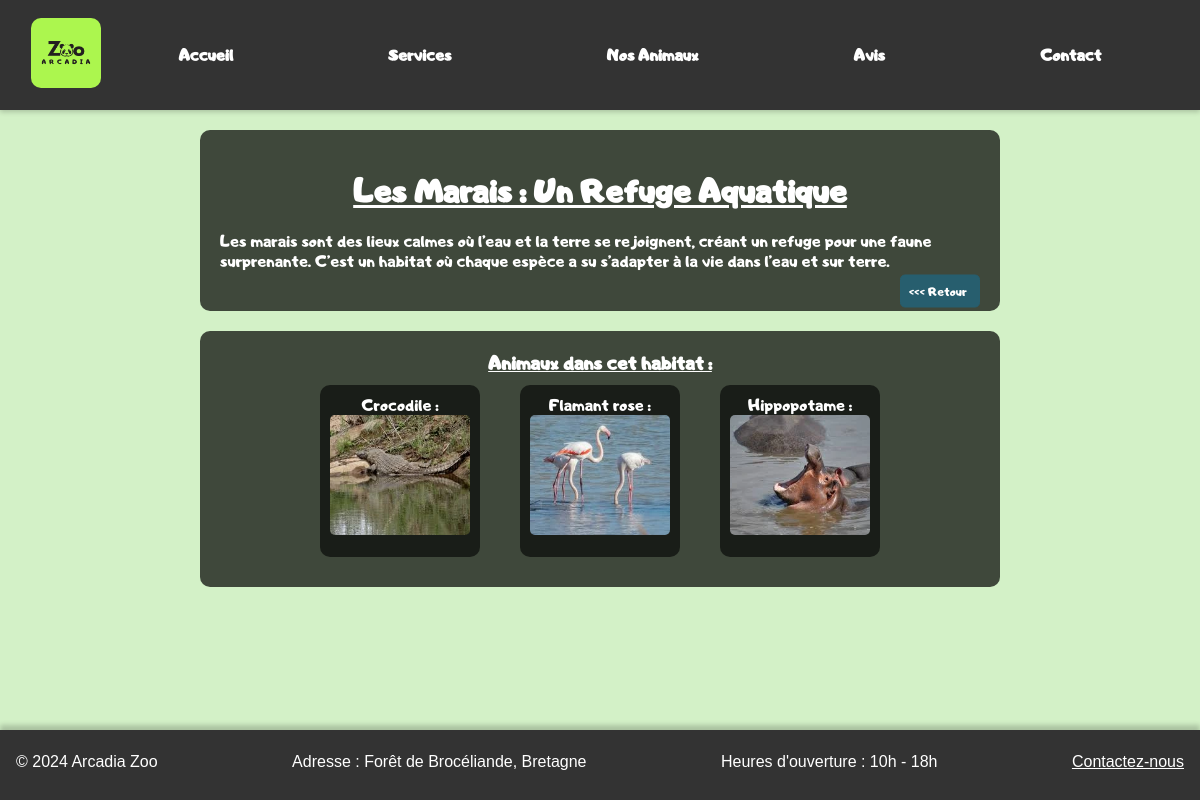
The page /front/habitat.php?habitat_id=3 on the database its author committed.
### tables this page shows
CREATE TABLE `habitats` (
  `id` int NOT NULL,
  `name` varchar(255) NOT NULL,
  `title_txt` varchar(255) NOT NULL,
  `description` varchar(255) NOT NULL,
  `picture` varchar(255) NOT NULL,
  `maj_by` int DEFAULT NULL,
  `maj` timestamp NULL DEFAULT CURRENT_TIMESTAMP
);

CREATE TABLE `races` (
  `id` int NOT NULL,
  `name` varchar(255) NOT NULL,
  `habitat` int DEFAULT NULL,
  `regime` varchar(255) DEFAULT NULL
);

CREATE TABLE `horaires` (
  `id` int NOT NULL,
  `description` varchar(255) NOT NULL,
  `maj_by` int DEFAULT NULL,
  `maj` timestamp NULL DEFAULT CURRENT_TIMESTAMP
);

### front/habitat.php (the view, shortened to what this page needs)
<?php
include_once('../back/bdd.php');
include_once "../php/btnBack.php";
if (isset($_GET['habitat_id']) && is_numeric($_GET['habitat_id'])) {
    $habitatId = intval($_GET['habitat_id']);
    $sql = "SELECT name, title_txt, description, picture FROM habitats WHERE id = ?";
    $stmt = $conn->prepare($sql);
    $stmt->bind_param("i", $habitatId);
    $stmt->execute();
    $result = $stmt->get_result();
    $habitat = $result->fetch_assoc();
    $sqlRaces = "SELECT id, name FROM races WHERE habitat = ?";
    $stmtRaces = $conn->prepare($sqlRaces);
    $stmtRaces->bind_param("i", $habitatId);
    $stmtRaces->execute();
    $resultRaces = $stmtRaces->get_result();
    $races = [];
    while ($race = $resultRaces->fetch_assoc()) {
        $race_id = $race['id'];
        $sqlImage = "SELECT a.name AS animal_name, ap.name AS picture_name
                     FROM animals a
                     JOIN animal_pictures ap ON ap.animal_id = a.id
                     WHERE a.race_id = ?
                     ORDER BY ap.id DESC LIMIT 1";
        $stmtImage = $conn->prepare($sqlImage);
        $stmtImage->bind_param("i", $race_id);
        $stmtImage->execute();
        $resultImage = $stmtImage->get_result();
        if ($resultImage->num_rows > 0) {
            $imageData = $resultImage->fetch_assoc();
            $race['animal_name'] = $imageData['animal_name'];
            $race['image'] = '../img/animaux/' . htmlspecialchars($imageData['animal_name']) . '/' . htmlspecialchars($imageData['picture_name']);
        } else {
            $race['animal_name'] = 'Nom d\'animal inconnu';
            $race['image'] = '../img/default_animal_image.webp';
        }
        $races[] = $race;
    }
} else {
    header("Location: habitats.php");
    exit();
}
?>
<!DOCTYPE html>
<html lang="fr">
<head>
    <link rel="stylesheet" href="../css/style.css">
</head>
<body>
    <header>
        <?php include_once "../php/navbarr.php"; ?>
    </header>
    <main>
        <br>
        <div class="container">
            <h1><?php echo htmlspecialchars($habitat['title_txt']); ?></h1>
            <p><?php echo nl2br(htmlspecialchars_decode($habitat['description'])); ?></p>
            <br>
            <?php echo back('./habitats','r')?>
        </div>
        <br>
        <div class="container" style="text-align: center;">
            <h3>Animaux dans cet habitat :</h3>
            <?php
            if (count($races) > 0) {
                echo '<ul class="animals_list">';
                foreach ($races as $race) {
                    echo '<li><a href="./animaux.php?race_id=' . urlencode($race['id']) . '&habitat=' . $habitatId . '" ';
                    echo 'onclick="addClick(\'race\', ' . $race['id'] . '); setTimeout(function() { window.location.href = this.href; }, 500); return false;">';
                    echo htmlspecialchars($race['name']) . ' : <img src="' . htmlspecialchars($race['image']) .
                    '.webp" alt="' . htmlspecialchars($race['name']) . '" width="100"></a></li>';
                }
                echo '</ul>';
            } else {
                echo '<p>Aucune race disponible dans cet habitat.</p>';
            }
            ?>
        </div>
    </main>
    <?php include_once "../php/footer.php"; ?>
</body>
</html>

### php/horaires.php (shortened to what this page needs)
<?php
include '../back/bdd.php';
$sql = "SELECT description FROM horaires";
$result = $conn->query($sql);
if ($result->num_rows > 0) {
    $row = $result->fetch_assoc();
    $description = str_replace('#', '<br>', $row['description']);
    echo "<p>" . $description . "</p>";
} else {
    echo "Aucune description trouvée.";
}
?>

### css/style.css (style rules this page uses)
* { margin: 0; padding: 0; box-sizing: border-box; }
body { font-family: 'Andigiana Toybox', sans-serif; display: flex; flex-direction: column; min-height: 100vh; min-width: 375px; width: 100%; max-width: 1920; margin: auto; align-items: center; background-color: #d3f1c7; color: #111; font-size: 16px; font-weight: 600; background-image: url('../img/bg.webp'); background-size: cover; background-position: center; position: relative; }
body::before { content: ''; position: absolute; top: 0; left: 0; width: 100%; height: 100%; background-color: rgba(211, 241, 199, 0.5); z-index: -1; }
main { margin-bottom: 80px; flex: 1; width: 90%; }
header ,footer { padding: 5px; width: 100%; background-color: #333; }
header { padding-top:20px; box-shadow: 0 2px 5px rgba(0, 0, 0, 0.2); }
h1 { text-align: center; text-decoration: underline; font-weight: bold; margin : 20px; }
h3 { text-decoration:underline ; }

### rows shown on the page
habitats: title_txt "Les Marais : Un Refuge Aquatique", description "Les marais sont des lieux calmes où l’eau et la terre se rejoignent, créant un refuge pour une faune surprenante. C’est un habitat où chaque espèce a su s’adapter à la vie dans l’eau et sur terre."
races: name "Crocodile", shows a picture
races: name "Flamant rose", name (picture)
races: name "Hippopotame", shows a picture
horaires: description "Heures d'ouverture : 10h - 18h"
